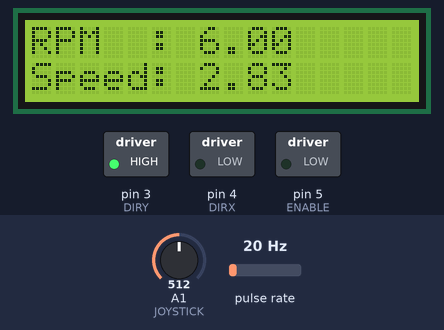
Bench run of a sketch on a simulated Arduino Uno, built with avr-gcc and run on an emulated ATmega328P. On the bench: 16×2 character LCD, switched loads named in the sketch (green lamp = pin HIGH). Wiring (inferred from the names in the program): pulse sensor: data pin 2. The inputs (shaded band) are chosen by the test bench; at power-on: A1 (JOYSTICK) = 512, pulse rate 20 Hz. What the sketch prints to the serial monitor is not drawn.

Above: at 2.6 s.
2.7 s: A1 (JOYSTICK) set to 496
At 5.2 s:
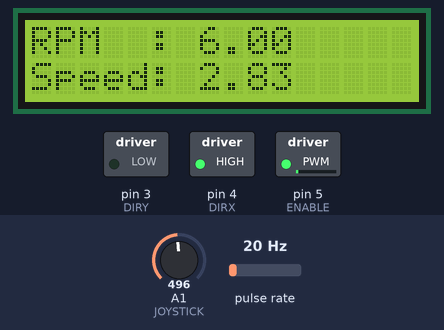
5.5 s: A1 (JOYSTICK) set to 516
At 6.9 s:
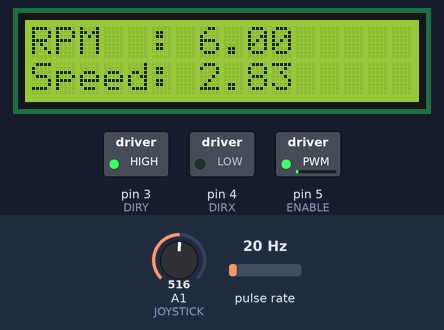
7.5 s: pulse rate (sensor on pin 2) set to 4 Hz
At 8.5 s:
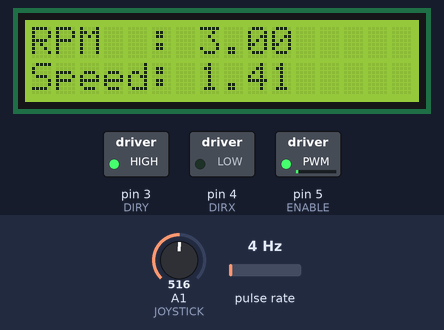
9.5 s: pulse rate (sensor on pin 2) set to 196 Hz
At 11.4 s:
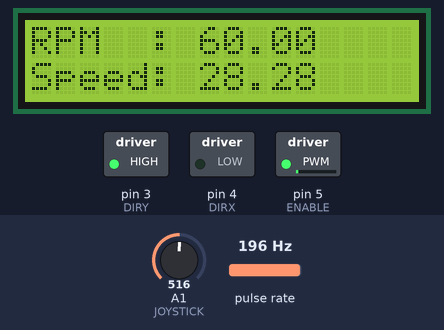
13.5 s: A1 (JOYSTICK) set to 716
At 14.8 s:
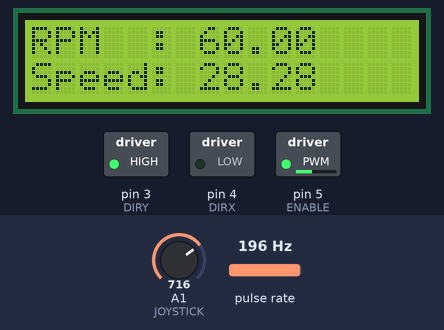
19.5 s: A1 (JOYSTICK) set to 900
At 21.0 s:
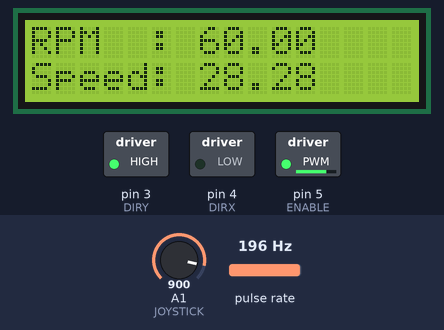
Timing chart, 0 to 22.5 s (numbered marks = the images above; inputs shaded):
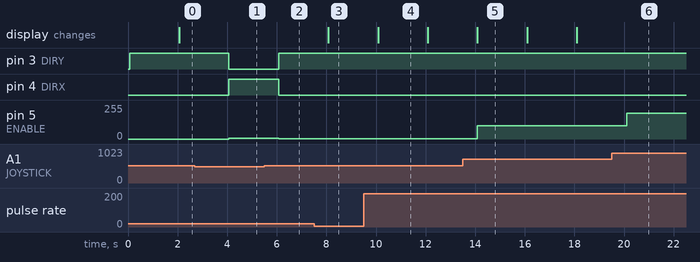

Measured:
- after the input at 2.7 s, pin 3 (DIRY): HIGH → LOW after 1.4 s; pin 4 (DIRX): LOW → HIGH after 1.4 s; pin 5 (ENABLE): 0/255 → 6/255 after 1.4 s
- after the input at 5.5 s, pin 3 (DIRY): LOW → HIGH after 0.57 s; pin 4 (DIRX): HIGH → LOW after 0.57 s; pin 5 (ENABLE): 6/255 → 1/255 after 0.57 s
- after the input at 7.5 s, the display: changes after 0.58 s (image 3)
- after the input at 9.5 s, the display: changes after 0.58 s (image 4)
- after the input at 13.5 s, pin 5 (ENABLE): 1/255 → 101/255 after 0.59 s
- after the input at 19.5 s, pin 5 (ENABLE): 101/255 → 193/255 after 0.61 s
- what the display in image 4 shows lasts 2.0 s, from 10.1 s to 12.1 s

The sketch:

digital_tachometer.ino
```cpp
#include <TimerOne.h>
#include <LiquidCrystal.h>

#define ENABLE 5
#define DIRY 3
#define DIRX 4
#define JOYSTICK A1

//                BS E D4  D5  D6  D7
LiquidCrystal lcd(7, 8, 9, 10, 11, 12);

int joystick_Value;
int motor_Speed;

const byte speed_sensor = 2;
unsigned int counter = 0;

float disk_slots = 20.0;

float rotation;
float motorSpeed;

void ISR_count(){
  counter++;
}

void ISR_TimerOne(){
  Timer1.detachInterrupt();
  rotation = (counter / disk_slots) * 60.0;
  motorSpeed = (0.1885 * rotation * 2.5);
  Serial.print(F("RPM  : ")); Serial.println(rotation);
  Serial.print(F("Speed: ")); Serial.println(motorSpeed);
  counter = 0;
  Timer1.attachInterrupt(ISR_TimerOne);
}

void setup() {
  // put your setup code here, to run once:
  pinMode(ENABLE, OUTPUT);
  pinMode(DIRY, OUTPUT);
  pinMode(DIRX, OUTPUT);
  pinMode(JOYSTICK, INPUT);
  Serial.begin(9600);
  lcd.begin(16, 2);
  Timer1.initialize(100000); //1 second
  attachInterrupt(digitalPinToInterrupt (speed_sensor), ISR_count, RISING);
  Timer1.attachInterrupt(ISR_TimerOne);
}

void loop() {
  // put your main code here, to run repeatedly:
  joystick_Value = analogRead(JOYSTICK);
  if(joystick_Value<=506){
    digitalWrite(DIRY, LOW);
    digitalWrite(DIRX, HIGH);
    motor_Speed=-255./509.*joystick_Value+255.;
    analogWrite(ENABLE, motor_Speed);
  }
  if(joystick_Value>506){
    digitalWrite(DIRY, HIGH);
    digitalWrite(DIRX, LOW);
    motor_Speed=255./512.*joystick_Value-255.;
    analogWrite(ENABLE, motor_Speed);
  }
  delay(2000);
  lcd.setCursor(0,0);
  lcd.print("RPM  : "); lcd.print(rotation);
  lcd.setCursor(0,1);
  lcd.print("Speed: "); lcd.print(motorSpeed);
}
```
